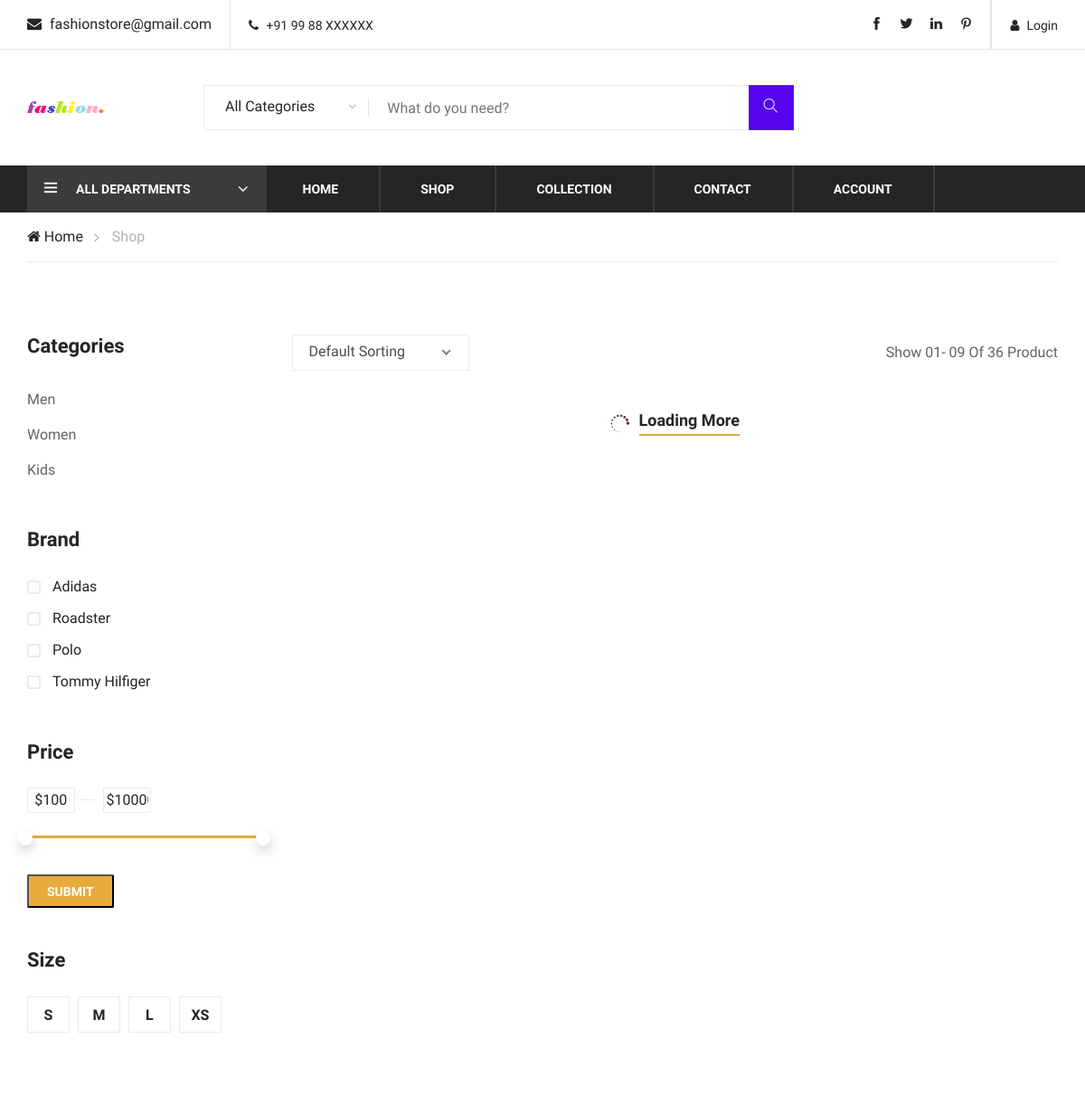
The page /shop (upper part) on the database as committed earlier.
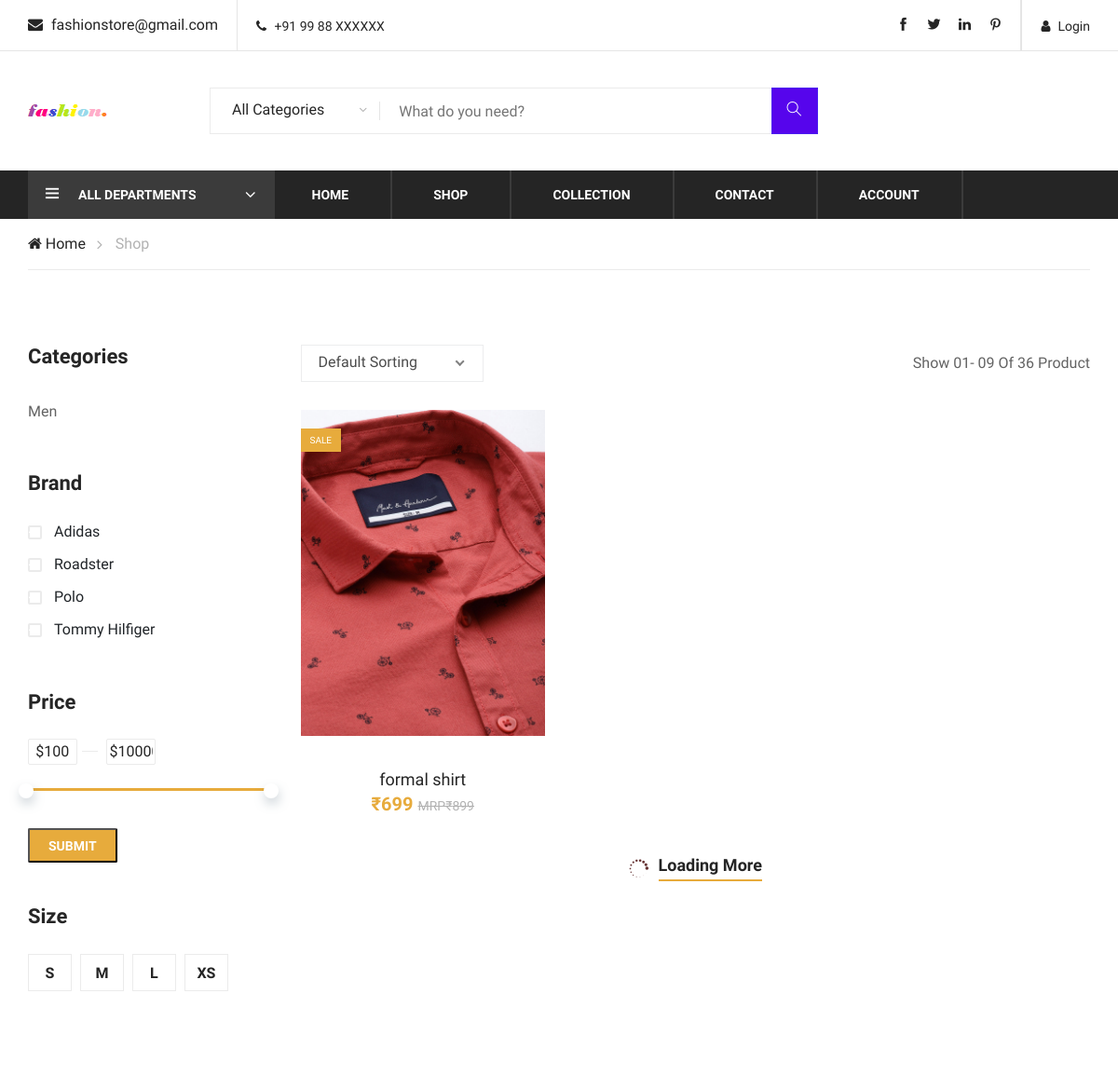
The same page on the database as committed later.
### shopping/models.py (models this page shows, shortened)
class category(models.Model):
    name = models.CharField(max_length=40)

class products(models.Model):
    brand_ch=(("abc","abc"),("Adidas","Adidas"),("Roadster","Roadster"),("United","United"),("Nike","Nike"),("GAP","GAP"),("Levis","Levis"),("Benetton","Benetton"),
              ("Tommy Hilfiger","Tommy Hilfiger"),("Puma","Puma"),("Wildcraft","Wildcraft"))
    DEFAULT = 'noimage.jpg'
    category=models.ForeignKey(category, on_delete=models.SET_NULL, blank=True, null=True)
    type=models.ForeignKey(type, on_delete=models.SET_NULL, blank=True, null=True)
    name=models.CharField(max_length=100)
    brand=models.CharField(max_length=30,choices=brand_ch)
    discription=models.TextField()
    mrp=models.PositiveIntegerField()
    price=models.PositiveIntegerField()
    image=models.ImageField()
    image1 = models.ImageField(default=DEFAULT)
    image2 = models.ImageField(default=DEFAULT)
    image3 = models.ImageField(default=DEFAULT)
    siz=models.BooleanField()
    seller=models.CharField(max_length=20,default="seller")

### shopping/views.py (the view)
# urls.py: path('shop', views.shop, name='shop'),
def shop(request):
    data=products.objects.all()
    return render(request,'shop.html',{'data':data})

### shopping/templatetags/cart_template_tags.py (called while the page is built)
@register.simple_tag
def categories():
    items = category.objects.all()
    items_li = ""
    for i in items:
        items_li += """<li><a href="../products/{}">{}</a></li>""".format(i.name, i.name)
    return mark_safe(items_li)

@register.simple_tag
def types_list():
    cats=category.objects.all()
    types = type.objects.all()
    items_li = ""
    for c in cats:
        items_li += """<div class="col-lg">
                                   <h1 class="dropdown-header"><a href="../products/{}">{}</a></h1>""".format(c.name, c.name)
        for i in types:
            cat = c.name
            if cat == i.category.name:
                items_li += """<li><a href="../type_shop,{}">{}</a></li>""".format(i.name, i.name)
            cat=i.category.name
        items_li +="""</div>"""
    return mark_safe(items_li)

### templates/shop.html (shortened to what the changed rows need)
{% extends 'base.html' %}
{% load cart_template_tags %}
{% load static %}
{% block body %}
    <section class="product-shop spad">
        <div class="container">
            <div class="row">
                <div class="col-lg-3 col-md-6 col-sm-8 order-2 order-lg-1 produts-sidebar-filter">
                    <div class="filter-widget">
                        <ul class="filter-catagories">
                            {% categories %}
                        </ul>
                    </div>
                </div>
                <div class="col-lg-9 order-1 order-lg-2">
                    <div class="product-list">
                        <div class="row">
                            {% for i in data %}
                            {% if i.stock < 1 %}
                            {% else %}
                            <div class="col-lg-4 col-sm-6">
                                <div class="product-item">
                                    <div class="pi-pic">
                                        <img src="{{i.image.url}}" alt="">
                                        <div class="sale pp-sale">Sale</div>
                                    </div>
                                    <div class="pi-text">
                                        <a href="../product,{{i.id}}" name="show">
                                            <h5>{{i.name}}</h5>
                                        </a>
                                        <div class="product-price">
                                            ₹{{i.price}}
                                            <span>MRP₹{{i.mrp}}</span>
                                        </div>
                                    </div>
                                </div>
                            </div>
                            {% endif %}
                            {% endfor %}
                        </div>
                    </div>
                </div>
            </div>
        </div>
    </section>
{% endblock %}

Rows that differ between the two databases and show on the page:
computed for category: name "Men Women Kids" → "Men"
added products: image (picture), name "formal shirt", price "699", mrp "899"
